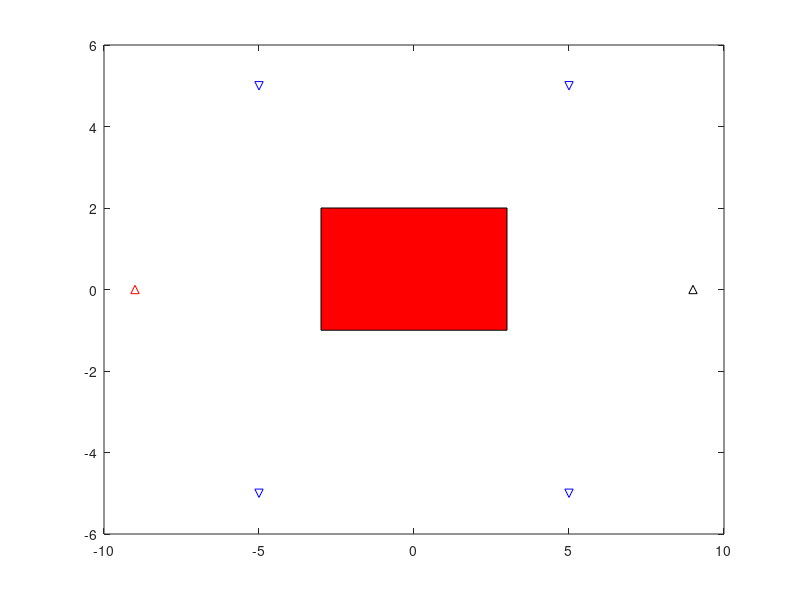

The MATLAB source for this figure: (Note: this script raises an error after producing the figure.)
%% figure 1 for dissertation

%% waypoint assginment without/with dynamics constraint

xbound = [-10, 10];
ybound = [-10, 10];

obs_x = {[-3, -3, 3, 3]};
obs_y = {[-1, 2, 2, -1]};

waypoints = {[-5,5],[5,5],[5,-5],[-5,-5]};

start = [-9,0];
terminal = [9,0];

figure;

plot(start(1), start(2), 'Marker', '^','Color', 'r')

hold on

plot(terminal(1), terminal(2), 'Marker', '^','Color', 'k')

for i = 1:length(waypoints)
   plot(waypoints{i}(1), waypoints{i}(2), 'Marker', 'v','Color', 'b')
end

assert(length(obs_x) == length(obs_y), 'dimension of obs_x and obs_y should consistent');

for i = 1:length(obs_x)
    patch(obs_x{i}, obs_y{i}, 'red')
end

% plot unconstraint path
% path = [start; waypoints{1}; waypoints{4}; waypoints{3}; waypoints{2}; terminal];
% plot(path(:,1), path(:,2), '-', 'Color', 'g')

% plot synthesized Bazier curve
Bezier([start; [-7,5]; waypoints{1}], 10);
Bezier([waypoints{1}; [-4,0]; waypoints{4}], 10);
Bezier([waypoints{4}; [0,-5]; waypoints{3}], 10);
Bezier([waypoints{3}; [3,0]; waypoints{2}], 10);
Bezier([waypoints{2}; [5,5]; terminal], 10);

axis equal;
xlabel('x(m)')
ylabel('y(m)')
xlim(xbound);
ylim(ybound);
legend('start','terminal', 'waypoint')